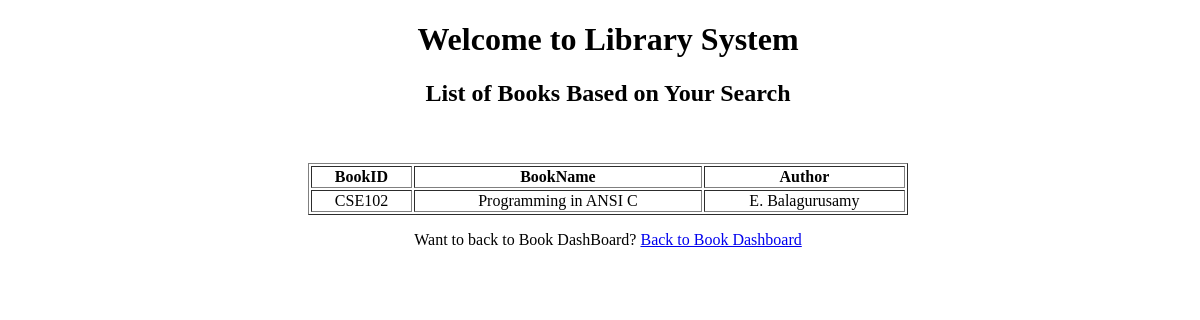
/LibraryManagementSystemWithRegistrationForm/search_book.php?regName=Programming in ANSI C, run on the app's committed database.
### tables this page shows
CREATE TABLE `books` (
  `BookId` varchar(20) NOT NULL,
  `BookName` varchar(90) NOT NULL,
  `Author` text NOT NULL,
  `Publisher` varchar(60) NOT NULL,
  `NumberOfBooks` int(100) NOT NULL,
  `Reservation` varchar(60) NOT NULL DEFAULT 'No'
);

### LibraryManagementSystemWithRegistrationForm/search_book.php (the view, shortened to what this page needs)
<?php
$regValue=$_GET['regName'];
include "config.php";
?>
<!DOCTYPE html>
<html>
    <head>
    </head>
    <body class='center'>
        <h1>Welcome to Library System</h1>
        <h2>List of Books Based on Your Search</h2>
    <br></br>
    <?php
        $name="$regValue";
        $sql="select * from books where BookName LIKE '%$name%'";
        $res=mysqli_query($conn,$sql);
        echo "<table style='width:50% ' border='1' align='center' >";
        echo "<tr style='background-color: white;'>";
        echo "<th>";  echo "BookID";  echo "</th>";
        echo "<th>";  echo "BookName";  echo "</th>";
        echo "<th>";  echo "Author";  echo "</th>";
        echo "</tr>";
        while($row=mysqli_fetch_assoc($res)){
            echo "<tr>";
            echo "<td>"; echo $row['BookId']; echo "</td>";
            echo "<td>"; echo $row['BookName']; echo "</td>";
            echo "<td>"; echo $row['Author']; echo "</td>";
            echo "</tr>";
        }
        echo "</table>";
    ?>
 <p class="Login-Register-text">Want to back to Book DashBoard? <a href="books.php">Back to Book Dashboard</a></p>
        </body>
</html>

### LibraryManagementSystemWithRegistrationForm/search_book.php (style rules this page uses)
.center { text-align: center; background-image: url("lib1"); }
.center { width: 100%; min-height: 100vh; background-image: url("lib1.jpg"); align-self: auto; background-repeat: no-repeat; background-size: cover; }

### data on the page
books: BookId "CSE102", BookName "Programming in ANSI C", Author "E. Balagurusamy"
